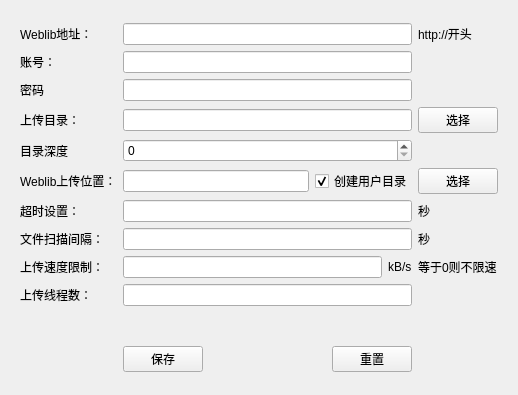
<?xml version="1.0" encoding="UTF-8"?>
<ui version="4.0">
 <class>SettingForm</class>
 <widget class="QWidget" name="SettingForm">
  <property name="geometry">
   <rect>
    <x>0</x>
    <y>0</y>
    <width>518</width>
    <height>395</height>
   </rect>
  </property>
  <property name="windowTitle">
   <string>Form</string>
  </property>
  <layout class="QGridLayout" name="txGridLayout">
   <property name="leftMargin">
    <number>0</number>
   </property>
   <property name="topMargin">
    <number>0</number>
   </property>
   <property name="rightMargin">
    <number>0</number>
   </property>
   <property name="bottomMargin">
    <number>0</number>
   </property>
   <item row="5" column="0">
    <spacer name="txLeftHorizontalSpacer">
     <property name="orientation">
      <enum>Qt::Horizontal</enum>
     </property>
     <property name="sizeType">
      <enum>QSizePolicy::Fixed</enum>
     </property>
     <property name="sizeHint" stdset="0">
      <size>
       <width>20</width>
       <height>20</height>
      </size>
     </property>
    </spacer>
   </item>
   <item row="12" column="2">
    <layout class="QHBoxLayout" name="txBottomHorizontalLayout">
     <item>
      <widget class="QPushButton" name="txbtn_save">
       <property name="text">
        <string>保存</string>
       </property>
      </widget>
     </item>
     <item>
      <spacer name="txHorizontalSpacer">
       <property name="orientation">
        <enum>Qt::Horizontal</enum>
       </property>
       <property name="sizeHint" stdset="0">
        <size>
         <width>40</width>
         <height>20</height>
        </size>
       </property>
      </spacer>
     </item>
     <item>
      <widget class="QPushButton" name="txbtn_reset">
       <property name="text">
        <string>重置</string>
       </property>
      </widget>
     </item>
    </layout>
   </item>
   <item row="6" column="10">
    <spacer name="txRightHorizontalSpacer">
     <property name="orientation">
      <enum>Qt::Horizontal</enum>
     </property>
     <property name="sizeType">
      <enum>QSizePolicy::Fixed</enum>
     </property>
     <property name="sizeHint" stdset="0">
      <size>
       <width>20</width>
       <height>20</height>
      </size>
     </property>
    </spacer>
   </item>
   <item row="0" column="2">
    <spacer name="txTopVerticalSpacer">
     <property name="orientation">
      <enum>Qt::Vertical</enum>
     </property>
     <property name="sizeType">
      <enum>QSizePolicy::Expanding</enum>
     </property>
     <property name="sizeHint" stdset="0">
      <size>
       <width>20</width>
       <height>40</height>
      </size>
     </property>
    </spacer>
   </item>
   <item row="13" column="2">
    <spacer name="txBottomVerticalSpacer">
     <property name="orientation">
      <enum>Qt::Vertical</enum>
     </property>
     <property name="sizeType">
      <enum>QSizePolicy::Expanding</enum>
     </property>
     <property name="sizeHint" stdset="0">
      <size>
       <width>20</width>
       <height>40</height>
      </size>
     </property>
    </spacer>
   </item>
   <item row="1" column="2">
    <widget class="QLineEdit" name="txtb_address"/>
   </item>
   <item row="2" column="2">
    <widget class="QLineEdit" name="txtb_account"/>
   </item>
   <item row="3" column="2">
    <widget class="QLineEdit" name="txtb_password"/>
   </item>
   <item row="4" column="2">
    <widget class="QLineEdit" name="txtb_dirpath"/>
   </item>
   <item row="7" column="2">
    <widget class="QLineEdit" name="txtb_timeout"/>
   </item>
   <item row="8" column="2">
    <widget class="QLineEdit" name="txtb_interval"/>
   </item>
   <item row="10" column="2">
    <widget class="QLineEdit" name="txtb_threadnum"/>
   </item>
   <item row="7" column="3">
    <widget class="QLabel" name="txWeblibTimeoutSecLabel">
     <property name="text">
      <string>秒</string>
     </property>
    </widget>
   </item>
   <item row="8" column="3">
    <widget class="QLabel" name="txScanIntervalSecLabel">
     <property name="text">
      <string>秒</string>
     </property>
    </widget>
   </item>
   <item row="11" column="2">
    <spacer name="txMiddleVerticalSpacer">
     <property name="orientation">
      <enum>Qt::Vertical</enum>
     </property>
     <property name="sizeType">
      <enum>QSizePolicy::Expanding</enum>
     </property>
     <property name="sizeHint" stdset="0">
      <size>
       <width>100</width>
       <height>50</height>
      </size>
     </property>
    </spacer>
   </item>
   <item row="1" column="1">
    <widget class="QLabel" name="txWeblibAddrLabel">
     <property name="sizePolicy">
      <sizepolicy hsizetype="Preferred" vsizetype="Expanding">
       <horstretch>0</horstretch>
       <verstretch>0</verstretch>
      </sizepolicy>
     </property>
     <property name="text">
      <string>Weblib地址：</string>
     </property>
    </widget>
   </item>
   <item row="2" column="1">
    <widget class="QLabel" name="txWeblibAccountLabel">
     <property name="sizePolicy">
      <sizepolicy hsizetype="Preferred" vsizetype="Expanding">
       <horstretch>0</horstretch>
       <verstretch>0</verstretch>
      </sizepolicy>
     </property>
     <property name="text">
      <string>账号：</string>
     </property>
    </widget>
   </item>
   <item row="3" column="1">
    <widget class="QLabel" name="txWeblibPassLabel">
     <property name="sizePolicy">
      <sizepolicy hsizetype="Preferred" vsizetype="Expanding">
       <horstretch>0</horstretch>
       <verstretch>0</verstretch>
      </sizepolicy>
     </property>
     <property name="text">
      <string>密码</string>
     </property>
    </widget>
   </item>
   <item row="4" column="1">
    <widget class="QLabel" name="txLocalDirLabel">
     <property name="sizePolicy">
      <sizepolicy hsizetype="Preferred" vsizetype="Expanding">
       <horstretch>0</horstretch>
       <verstretch>0</verstretch>
      </sizepolicy>
     </property>
     <property name="text">
      <string>上传目录：</string>
     </property>
    </widget>
   </item>
   <item row="5" column="1">
    <widget class="QLabel" name="txLocalDirLavelLabel">
     <property name="sizePolicy">
      <sizepolicy hsizetype="Preferred" vsizetype="Expanding">
       <horstretch>0</horstretch>
       <verstretch>0</verstretch>
      </sizepolicy>
     </property>
     <property name="text">
      <string>目录深度</string>
     </property>
    </widget>
   </item>
   <item row="6" column="1">
    <widget class="QLabel" name="txWeblibDirLabel">
     <property name="sizePolicy">
      <sizepolicy hsizetype="Preferred" vsizetype="Expanding">
       <horstretch>0</horstretch>
       <verstretch>0</verstretch>
      </sizepolicy>
     </property>
     <property name="text">
      <string>Weblib上传位置：</string>
     </property>
    </widget>
   </item>
   <item row="7" column="1">
    <widget class="QLabel" name="txWeblibTimeoutLabel">
     <property name="sizePolicy">
      <sizepolicy hsizetype="Preferred" vsizetype="Expanding">
       <horstretch>0</horstretch>
       <verstretch>0</verstretch>
      </sizepolicy>
     </property>
     <property name="text">
      <string>超时设置：</string>
     </property>
    </widget>
   </item>
   <item row="9" column="1">
    <widget class="QLabel" name="txUploadSpeedLabel">
     <property name="sizePolicy">
      <sizepolicy hsizetype="Preferred" vsizetype="Expanding">
       <horstretch>0</horstretch>
       <verstretch>0</verstretch>
      </sizepolicy>
     </property>
     <property name="text">
      <string>上传速度限制：</string>
     </property>
    </widget>
   </item>
   <item row="10" column="1">
    <widget class="QLabel" name="txUploadThreadCountLabel">
     <property name="sizePolicy">
      <sizepolicy hsizetype="Preferred" vsizetype="Expanding">
       <horstretch>0</horstretch>
       <verstretch>0</verstretch>
      </sizepolicy>
     </property>
     <property name="text">
      <string>上传线程数：</string>
     </property>
    </widget>
   </item>
   <item row="8" column="1">
    <widget class="QLabel" name="txScanIntervalLabel">
     <property name="sizePolicy">
      <sizepolicy hsizetype="Preferred" vsizetype="Expanding">
       <horstretch>0</horstretch>
       <verstretch>0</verstretch>
      </sizepolicy>
     </property>
     <property name="text">
      <string>文件扫描间隔：</string>
     </property>
    </widget>
   </item>
   <item row="5" column="2">
    <widget class="QSpinBox" name="txtb_dirlevel"/>
   </item>
   <item row="4" column="3">
    <widget class="QPushButton" name="txbtn_dirselect">
     <property name="text">
      <string>选择</string>
     </property>
    </widget>
   </item>
   <item row="1" column="3">
    <widget class="QLabel" name="txWeblibAddr2Label">
     <property name="text">
      <string>http://开头</string>
     </property>
    </widget>
   </item>
   <item row="6" column="2">
    <layout class="QHBoxLayout" name="horizontalLayout">
     <item>
      <widget class="QLineEdit" name="txtb_groupname">
       <property name="enabled">
        <bool>true</bool>
       </property>
       <property name="text">
        <string/>
       </property>
      </widget>
     </item>
     <item>
      <widget class="QCheckBox" name="chkb_userdir">
       <property name="text">
        <string>创建用户目录</string>
       </property>
       <property name="checked">
        <bool>true</bool>
       </property>
      </widget>
     </item>
    </layout>
   </item>
   <item row="6" column="3">
    <widget class="QPushButton" name="txbtn_group">
     <property name="enabled">
      <bool>true</bool>
     </property>
     <property name="text">
      <string>选择</string>
     </property>
    </widget>
   </item>
   <item row="9" column="2">
    <layout class="QHBoxLayout" name="horizontalLayout_2">
     <item>
      <widget class="QLineEdit" name="txtb_speed"/>
     </item>
     <item>
      <widget class="QLabel" name="txUploadSpeedKbLabel">
       <property name="text">
        <string>kB/s</string>
       </property>
      </widget>
     </item>
    </layout>
   </item>
   <item row="9" column="3">
    <widget class="QLabel" name="label">
     <property name="text">
      <string>等于0则不限速</string>
     </property>
    </widget>
   </item>
  </layout>
 </widget>
 <resources>
  <include location="weblibuploader.qrc"/>
 </resources>
 <connections/>
</ui>
